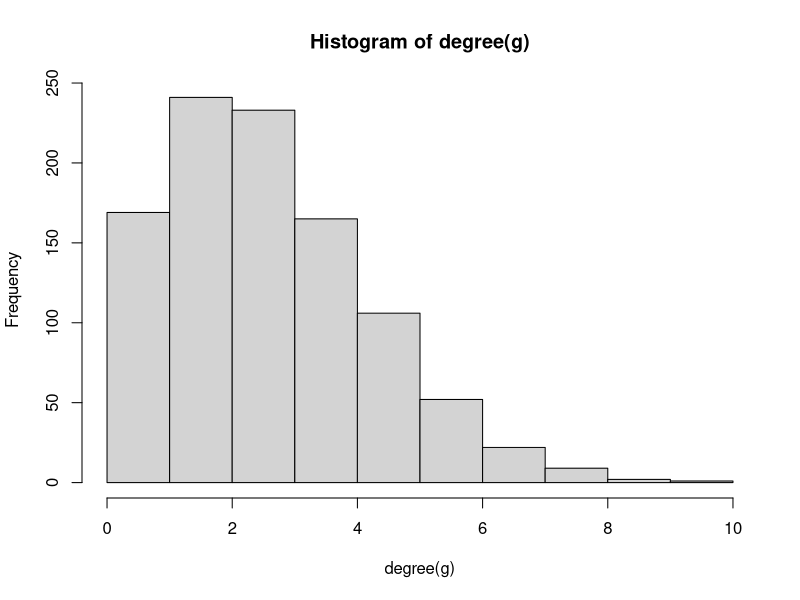
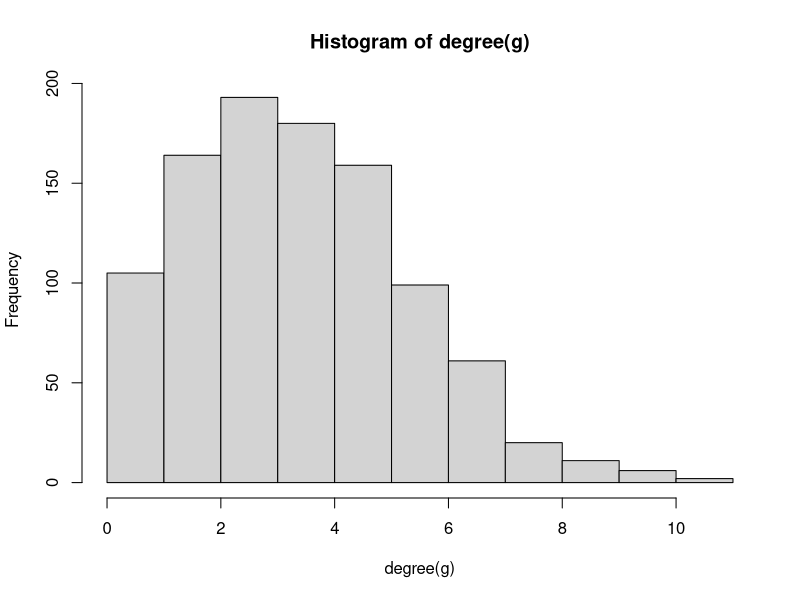
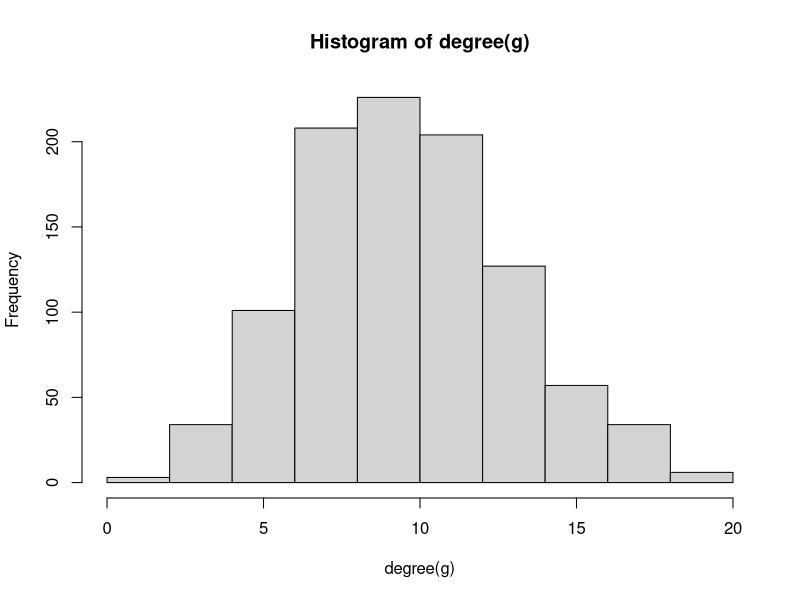
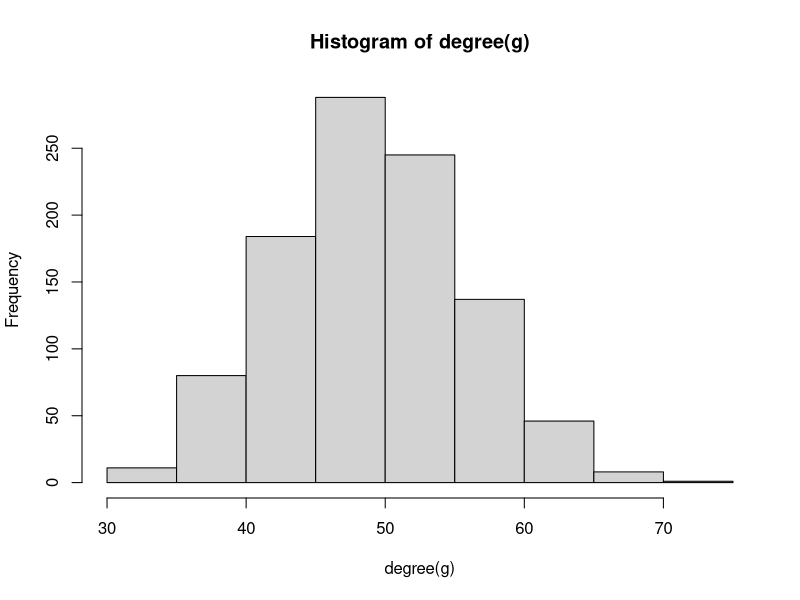
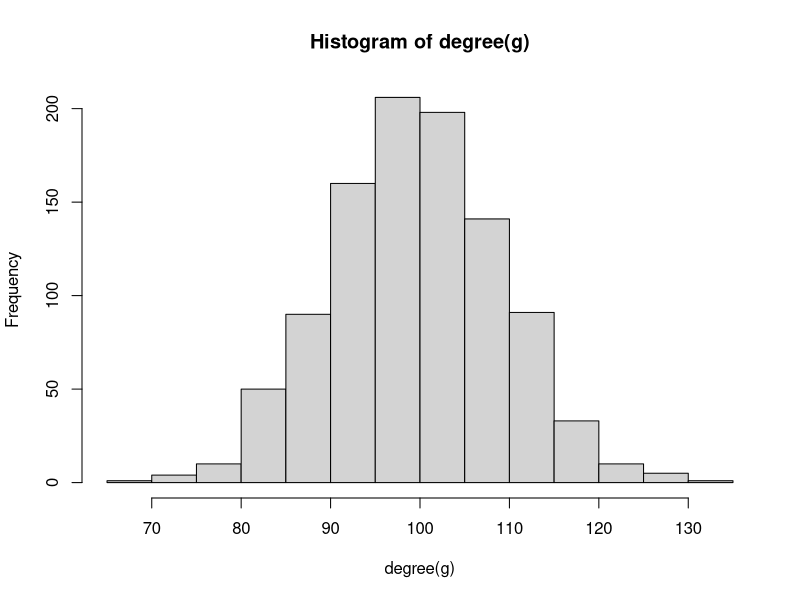
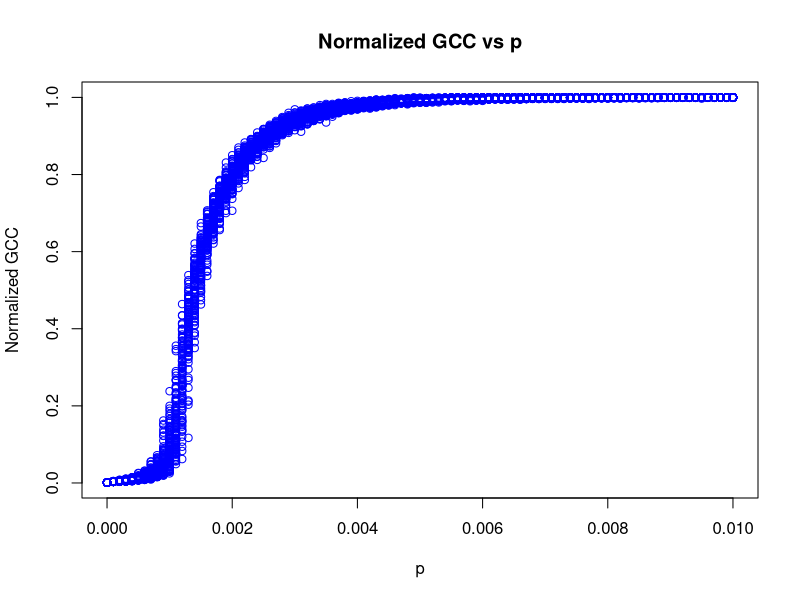

Here is the R script that generated these plots, in order: (Note: a time limit stopped this script after it produced the figures.)
library(igraph)
library('Matrix')
library('pracma')
library(repr)

#1.1.a
for(p in c( 0.003, 0.004, 0.01, 0.05, 0.1)){
  g <- erdos.renyi.game(1000, p)
  hist(degree(g))
  print(p)
  print(mean(degree(g)))
  print(var(degree(g)))
}

#1.1.b
for(p in c( 0.003, 0.004, 0.01, 0.05, 0.1))
{
  g<-erdos.renyi.game(1000, p, directed=F)
  if(!is.connected(g))
  {
    g.components <- clusters(g)
    ix <- which.max(g.components$csize)
    g.giant <- induced.subgraph(g, which(g.components$membership == ix))
    dm=diameter(g.giant, directed = FALSE, unconnected = TRUE, weights = NULL)
    print(dm)
    print(vcount(g.giant))
  }
}

#1.1.c
l<-list()
val<-list()
i<-1
for (p in seq(0.000, 0.01, by = 0.0001)){
  for(j in 1:101){
    g <- erdos.renyi.game(1000, p)
    g.components <- clusters(g)
    ix <- which.max(g.components$csize)
    g.giant <- induced.subgraph(g, which(g.components$membership == ix))
    l[[i]]<-p
    val[[i]]<-vcount(g.giant)/1000
    i<-i+1
  }
}
plot(x=l,y=val,col="blue",main="Normalized GCC vs p",xlab="p",ylab="Normalized GCC")

l<-list()
val<-list()
i<-1
for (p in seq(0.000, 0.01, by = 0.0001)){
  a<-0
  for(j in 1:101){
    g <- erdos.renyi.game(1000, p)
    g.components <- clusters(g)
    ix <- which.max(g.components$csize)
    g.giant <- induced.subgraph(g, which(g.components$membership == ix))
    a<-a+vcount(g.giant)/1000
  }
  l[[i]]<-p
  val[[i]]<-a/100
  i<-i+1
}
lines(x=l,y=val,col="blue",main="Average normalized GCC vs p",xlab="p",ylab="Average normalized GCC")

#1.1.d i
avg=0.5
l<-list()
l1<-list()
i<-1
for (n in seq(100, 10000, by = 100)){
  g <- erdos.renyi.game(n, avg/n)    
  g.components <- clusters(g)
  ix <- which.max(g.components$csize)
  g.giant <- induced.subgraph(g, which(g.components$membership == ix))   
  l[[i]]<-vcount(g.giant)
  l1[[i]]<-n
  i<-i+1
}
plot(x=l1,y=l,col="red",main="Average degree of node=0.5",xlab="Number of nodes",ylab="Size of GCC")

#1.1.d ii
avg=1
l<-list()
i<-1
for (n in seq(100, 10000, by = 100)){
  g <- erdos.renyi.game(n, avg/n)    
  g.components <- clusters(g)
  ix <- which.max(g.components$csize)
  g.giant <- induced.subgraph(g, which(g.components$membership == ix))   
  l[[i]]<-vcount(g.giant)
  i<-i+1
}
plot(y=l,x=seq(100, 10000, by = 100),col="red",main="Average degree of node=1",xlab="Number of nodes",ylab="Size of GCC")

#1.1.d iii
avg=1.1
l1<-list()
i<-1
for (n in seq(100, 10000, by = 100)){
  g <- erdos.renyi.game(n, avg/n)    
  g.components <- clusters(g)
  ix <- which.max(g.components$csize)
  g.giant <- induced.subgraph(g, which(g.components$membership == ix))   
  l1[[i]]<-vcount(g.giant)
  i<-i+1
}
avg=1.2
l2<-list()
i<-1
for (n in seq(100, 10000, by = 100)){
  g <- erdos.renyi.game(n, avg/n)    
  g.components <- clusters(g)
  ix <- which.max(g.components$csize)
  g.giant <- induced.subgraph(g, which(g.components$membership == ix))   
  l2[[i]]<-vcount(g.giant)
  i<-i+1
}
avg=1.3
l3<-list()
i<-1
for (n in seq(100, 10000, by = 100)){
  g <- erdos.renyi.game(n, avg/n)    
  g.components <- clusters(g)
  ix <- which.max(g.components$csize)
  g.giant <- induced.subgraph(g, which(g.components$membership == ix))   
  l3[[i]]<-vcount(g.giant)
  i<-i+1
}

plot(y=l1,x=seq(100, 10000, by = 100),col="red",main="Average degree of node=1.1,1.2 and 1.3",xlab="Number of nodes",ylab="Size of GCC")
points(y=l2,x=seq(100, 10000, by = 100),col="blue")
points(y=l3,x=seq(100, 10000, by = 100),col="green")
legend(1,2000,c("1.1","1.2","1.3"),col=c("red","blue","green"),lty=1, cex=0.8)

#1.2.a
for (i in seq(1:1000)){
  g<-barabasi.game(1000, m = 1,directed=FALSE)
  if(!is.connected(g)){print("Not Connected")}
  else {print("Connected")}
}

#1.2.b
g<-barabasi.game(1000, m = 1,directed=FALSE)
com <- cluster_fast_greedy(g)
mod <- modularity(com)
print(mod)
plot(com,g,vertex.size=5, vertex.label.cex=0.3)

#1.2.c
g<-barabasi.game(10000, m = 1,directed=FALSE)
com <- cluster_fast_greedy(g)
mod <- modularity(com)
print(mod)
plot(com,g,vertex.size=5, vertex.label.cex=0.3)

#1.2.d
g1<-barabasi.game(1000, m = 1,directed=FALSE)
g2<-barabasi.game(10000, m = 1,directed=FALSE)
plot(x=degree_distribution(g1),log="xy",type="l",col="red",main="Degree distribution on a log-log scale",xlab=" ",ylab="")
lines(x=degree_distribution(g2),log="xy",type="l",col="blue")
legend("topright",c("n=1000","n=10000"),col=c("red","blue"),lty=1, cex=0.8)

d<-degree(g1,mode="all")
fit1 <- fit_power_law(d)
print(fit1$alpha)

d<-degree(g2,mode="all")
fit1 <- fit_power_law(d)
print(fit1$alpha)

#1.2.e
degs<-list()
i<-1
for (n in sample(vcount(g1), 100)){
  if(length(neighbors(g1,n))==1){
    n1<-neighbors(g1,n)
  }
  else {
    n1<-sample(neighbors(g1,n),1)
  }
  degs[[i]]<-degree(g1,n1)
  i<-i+1
}
deg<-table(unlist(degs))
deg<-deg/sum(table(unlist(degs)))
plot(x=deg,type="l",col="red",log="x",main="Degree distribution on a log-log scale for n=10000",xlab="log Degree ",ylab="log P")

#1.2.f
g<-barabasi.game(1000, m = 1,directed=FALSE)
degs<-list()
i<-1
for(n in seq(1,1000,1)){
  degs[[i]]<-degree(g,n)
  i<-i+1
}
deg<-unlist(degs)
plot(x=seq(1000,1,-1),deg,type="l",col="red",main="Degree vs Age",xlab="Age ",ylab="Degree")

#1.2.h
g<-barabasi.game(1000, m = 1,directed=FALSE)
degs<-list()
i<-1
for(n in seq(1,1000,1)){
  degs[[i]]<-degree(g,n)
  i<-i+1
}
deg_seq<-unlist(degs)
g1 <- degree.sequence.game(deg_seq,method="simple.no.multiple")

com <- cluster_fast_greedy(g)
plot(com,g)
com1 <- cluster_fast_greedy(g1)
plot(com1,g1)
mod <- modularity(com)
print(mod)
mod1 <-modularity(com1)
print(mod1)

#1.3.a
g=sample_pa_age(1000,m=1,pa.exp=1,aging.exp=-1,directed=FALSE)
barplot(degree_distribution(g),col="blue",main="Degree Distribution for n=1000",xlab="Degree ",ylab="Frequency")
d<-degree(g,mode="all")
fit1 <- fit_power_law(d)
print(fit1$alpha)

#1.3.b
com <- cluster_fast_greedy(g)
plot(com,g)
mod = modularity(fg)
print(mod)
